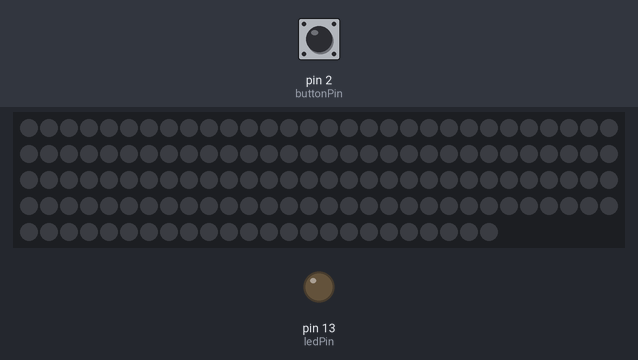
This sketch was run on a simulated Arduino Uno, built with avr-gcc and run on an emulated ATmega328P. Parts: 144 RGB LEDs in strip order, left to right, continuing on the next row, output pins drawn as LEDs (lit = HIGH). The inputs (shaded band) are chosen by the test bench; at power-on: pin 2 (buttonPin) HIGH.

Above: at 1.2 s.
1.3 s: pin 2 (buttonPin) pulled LOW for 0.15 s
At 1.77 s:
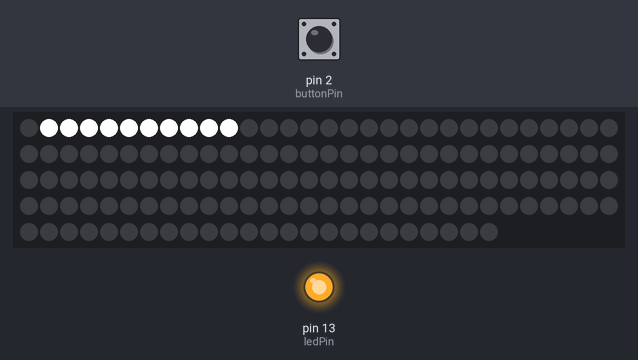
3.7 s: pin 2 (buttonPin) pulled LOW for 3.2 s
8.4 s: pin 2 (buttonPin) pulled LOW for 1 s
Timing chart, 0 to 11.4 s (numbered marks = the images above; inputs shaded):
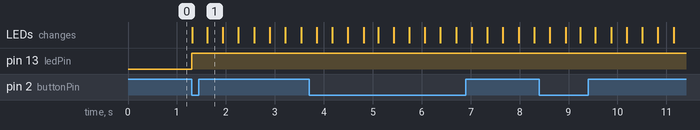

The sketch:

pressurePlateToElWireLED.ino
```cpp
#include <Adafruit_DotStar.h>
#include <SPI.h>

#define NUMPIXELS 144 // Number of LEDs in strip

#define DATAPIN    4  //yellow
#define CLOCKPIN   5  //green
Adafruit_DotStar strip = Adafruit_DotStar(
  NUMPIXELS, DATAPIN, CLOCKPIN, DOTSTAR_BRG);

const int buttonPin = 2;     // pressure plate
const int ledPin =  13;      // out to elWire

// variables will change:
int buttonState = 0;         // variable for reading the push button status

bool entry = 0;
float myClock = 0;
int stripCount = 0;


void setup() {
  // initialize the LED pin as an output:
  pinMode(ledPin, OUTPUT);
  // initialize the pushbutton pin as an input:
  pinMode(buttonPin, INPUT);

  strip.begin(); // Initialize pins for output
  strip.show();  // Turn all LEDs off ASAP
}


int      head  = 0, tail = -10; // Index of first 'on' and 'off' pixels
uint32_t color = 0xffffff;      // 'On' color (white)

void loop(){
  // read the state of the pushbutton value:
  buttonState = digitalRead(buttonPin);
  // check if the pushbutton is pressed.
  // if it is, the buttonState is LOW:
  if (buttonState == LOW) {
   entry = 1;
   myClock = millis();
  }

//if someone has entered the space, run the LED pattern
if(entry == 1){
  digitalWrite(ledPin, HIGH);
  if (millis() - myClock < 14000){
      strip.setPixelColor(head, color); // 'On' pixel at head
  strip.setPixelColor(tail, 0);     // 'Off' pixel at tail
  strip.show();                     // Refresh strip
  delay(20);                        // Pause 20 milliseconds (~50 FPS)

  if(++head >= NUMPIXELS) {         // Increment head index.  Off end of strip?
    head = 0;                       //  Yes, reset head index to start
  }
  if(++tail >= NUMPIXELS) tail = 0; // Increment, reset tail index
  }

  else {
    digitalWrite(ledPin, LOW);
    for(int i = 0; i < NUMPIXELS; i++){
    strip.setPixelColor(i, 0);
    }
    strip.show();                     // Refresh strip
    delay(20);

  }

}


}
```

Measured:
- after the input at 1.3 s, pin 13 (ledPin): LOW → HIGH at once; the LEDs: first change at once (image 1 shows a later state)
